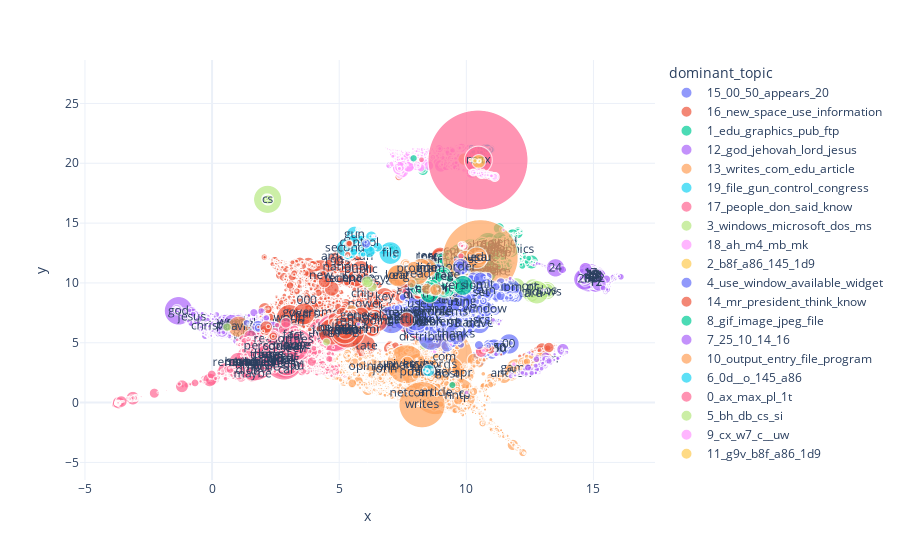

Notebook source saved alongside this figure:
### Markdown cell above
It would also be useful to see how the different words relate to each other.

### Code cell
from topicwizard.figures import word_map

word_map(corpus, pipeline=pipeline)

### Figure 1 — Plotly figure (JSON) as saved in the notebook; plotly's stock layout.template omitted (floating-point values rounded to 4 significant figures; data arrays with more than 128 entries replaced by an {"elided": "..."} marker saying what was removed)
{"data": [{"customdata": {"elided": "366x2 str values"}, "hovertemplate": "dominant_topic=15_00_50_appears_20<br>frequency=%{marker.size}<br>word=%{customdata[0]}<extra></extra>", "legendgroup": "15_00_50_appears_20", "marker": {"color": "#636efa", "size": {"elided": "366 int values"}, "sizemode": "area", "sizeref": 6.242, "symbol": "circle"}, "mode": "markers+text", "name": "15_00_50_appears_20", "showlegend": true, "text": {"elided": "366 str values"}, "type": "scattergl", "x": {"elided": "366 float values"}, "xaxis": "x", "y": {"elided": "366 float values"}, "yaxis": "y"}, {"customdata": {"elided": "4059x2 str values"}, "hovertemplate": "dominant_topic=16_new_space_use_information<br>frequency=%{marker.size}<br>word=%{customdata[0]}<extra></extra>", "legendgroup": "16_new_space_use_information", "marker": {"color": "#EF553B", "size": {"elided": "4059 int values"}, "sizemode": "area", "sizeref": 6.242, "symbol": "circle"}, "mode": "markers+text", "name": "16_new_space_use_information", "showlegend": true, "text": {"elided": "4059 str values"}, "type": "scattergl", "x": {"elided": "4059 float values"}, "xaxis": "x", "y": {"elided": "4059 float values"}, "yaxis": "y"}, {"customdata": {"elided": "1681x2 str values"}, "hovertemplate": "dominant_topic=1_edu_graphics_pub_ftp<br>frequency=%{marker.size}<br>word=%{customdata[0]}<extra></extra>", "legendgroup": "1_edu_graphics_pub_ftp", "marker": {"color": "#00cc96", "size": {"elided": "1681 int values"}, "sizemode": "area", "sizeref": 6.242, "symbol": "circle"}, "mode": "markers+text", "name": "1_edu_graphics_pub_ftp", "showlegend": true, "text": {"elided": "1681 str values"}, "type": "scattergl", "x": {"elided": "1681 float values"}, "xaxis": "x", "y": {"elided": "1681 float values"}, "yaxis": "y"}, {"customdata": {"elided": "1436x2 str values"}, "hovertemplate": "dominant_topic=12_god_jehovah_lord_jesus<br>frequency=%{marker.size}<br>word=%{customdata[0]}<extra></extra>", "legendgroup": "12_god_jehovah_lord_jesus", "marker": {"color": "#ab63fa", "size": {"elided": "1436 int values"}, "sizemode": "area", "sizeref": 6.242, "symbol": "circle"}, "mode": "markers+text", "name": "12_god_jehovah_lord_jesus", "showlegend": true, "text": {"elided": "1436 str values"}, "type": "scattergl", "x": {"elided": "1436 float values"}, "xaxis": "x", "y": {"elided": "1436 float values"}, "yaxis": "y"}, {"customdata": {"elided": "4425x2 str values"}, "hovertemplate": "dominant_topic=13_writes_com_edu_article<br>frequency=%{marker.size}<br>word=%{customdata[0]}<extra></extra>", "legendgroup": "13_writes_com_edu_article", "marker": {"color": "#FFA15A", "size": {"elided": "4425 int values"}, "sizemode": "area", "sizeref": 6.242, "symbol": "circle"}, "mode": "markers+text", "name": "13_writes_com_edu_article", "showlegend": true, "text": {"elided": "4425 str values"}, "type": "scattergl", "x": {"elided": "4425 float values"}, "xaxis": "x", "y": {"elided": "4425 float values"}, "yaxis": "y"}, {"customdata": {"elided": "534x2 str values"}, "hovertemplate": "dominant_topic=19_file_gun_control_congress<br>frequency=%{marker.size}<br>word=%{customdata[0]}<extra></extra>", "legendgroup": "19_file_gun_control_congress", "marker": {"color": "#19d3f3", "size": {"elided": "534 int values"}, "sizemode": "area", "sizeref": 6.242, "symbol": "circle"}, "mode": "markers+text", "name": "19_file_gun_control_congress", "showlegend": true, "text": {"elided": "534 str values"}, "type": "scattergl", "x": {"elided": "534 float values"}, "xaxis": "x", "y": {"elided": "534 float values"}, "yaxis": "y"}, {"customdata": {"elided": "2656x2 str values"}, "hovertemplate": "dominant_topic=17_people_don_said_know<br>frequency=%{marker.size}<br>word=%{customdata[0]}<extra></extra>", "legendgroup": "17_people_don_said_know", "marker": {"color": "#FF6692", "size": {"elided": "2656 int values"}, "sizemode": "area", "sizeref": 6.242, "symbol": "circle"}, "mode": "markers+text", "name": "17_people_don_said_know", "showlegend": true, "text": {"elided": "2656 str values"}, "type": "scattergl", "x": {"elided": "2656 float values"}, "xaxis": "x", "y": {"elided": "2656 float values"}, "yaxis": "y"}, {"customdata": {"elided": "287x2 str values"}, "hovertemplate": "dominant_topic=3_windows_microsoft_dos_ms<br>frequency=%{marker.size}<br>word=%{customdata[0]}<extra></extra>", "legendgroup": "3_windows_microsoft_dos_ms", "marker": {"color": "#B6E880", "size": {"elided": "287 int values"}, "sizemode": "area", "sizeref": 6.242, "symbol": "circle"}, "mode": "markers+text", "name": "3_windows_microsoft_dos_ms", "showlegend": true, "text": {"elided": "287 str values"}, "type": "scattergl", "x": {"elided": "287 float values"}, "xaxis": "x", "y": {"elided": "287 float values"}, "yaxis": "y"}, {"customdata": {"elided": "1143x2 str values"}, "hovertemplate": "dominant_topic=18_ah_m4_mb_mk<br>frequency=%{marker.size}<br>word=%{customdata[0]}<extra></extra>", "legendgroup": "18_ah_m4_mb_mk", "marker": {"color": "#FF97FF", "size": {"elided": "1143 int values"}, "sizemode": "area", "sizeref": 6.242, "symbol": "circle"}, "mode": "markers+text", "name": "18_ah_m4_mb_mk", "showlegend": true, "text": {"elided": "1143 str values"}, "type": "scattergl", "x": {"elided": "1143 float values"}, "xaxis": "x", "y": {"elided": "1143 float values"}, "yaxis": "y"}, {"customdata": {"elided": "100x2 str values"}, "hovertemplate": "dominant_topic=2_b8f_a86_145_1d9<br>frequency=%{marker.size}<br>word=%{customdata[0]}<extra></extra>", "legendgroup": "2_b8f_a86_145_1d9", "marker": {"color": "#FECB52", "size": [12, 790, 10, 97, 600, 1023, 83, 713, 93, 102, 69, 545, 49, 68, 355, 46, 639, 147, 167, 31, 36, 25, 198, 12, 41, 28, 86, 298, 104, 52, 13, 109, 21, 28, 75, 32, 242, 1040, 1156, 473, 61, 134, 16, 250, 19, 100, 32, 97, 65, 38, 26, 139, 60, 78, 433, 25, 257, 80, 130, 24, 197, 307, 41, 54, 134, 151, 52, 235, 27, 55, 36, 23, 44, 29, 112, 38, 78, 62, 889, 75, 103, 127, 56, 24, 288, 980, 437, 158, 42, 46, 89, 18, 77, 53, 55, 464, 45, 189, 82, 51], "sizemode": "area", "sizeref": 6.242, "symbol": "circle"}, "mode": "markers+text", "name": "2_b8f_a86_145_1d9", "showlegend": true, "text": ["", "", "", "", "", "", "", "", "", "", "", "", "", "", "", "", "", "", "", "", "", "", "", "", "", "", "", "", "", "", "", "", "", "", "", "", "", "", "", "", "", "", "", "", "", "", "", "", "", "", "", "", "", "", "", "", "", "", "", "", "", "", "", "", "", "", "", "", "", "", "", "", "", "", "", "", "", "", "", "", "", "", "", "", "", "", "", "", "", "", "", "", "", "", "", "", "", "", "", ""], "type": "scattergl", "x": [10.69, 10.36, 10.62, 10.08, 10.64, 10.63, 10.69, 10.6, 10.6, 10.6, 10.6, 10.67, 9.947, 10.09, 10.72, 10.72, 10.55, 10.57, 10.54, 10.7, 10.43, 9.689, 10.04, 10.65, 10.7, 10.36, 10.7, 10.7, 10.7, 10.05, 10.69, 10.54, 10.64, 10.17, 10.63, 10.63, 10.58, 10.59, 10.6, 10.65, 10.7, 10.57, 10.68, 10.69, 10.61, 10.4, 10.72, 10.24, 10.69, 10.56, 10.57, 10.58, 10.6, 10.7, 10.68, 10.55, 10.53, 10.1, 10.16, 10.69, 10.3, 10.68, 10.58, 10.11, 10.26, 9.984, 10.66, 10.12, 10.59, 10.57, 10.21, 10.07, 10.71, 12.73, 10.57, 10.56, 10.72, 10.69, 10.65, 10.01, 10.51, 10.69, 10.11, 10.66, 10.45, 9.922, 10.16, 10.41, 10.64, 10.67, 10.19, 10.38, 10.66, 10.16, 10.05, 10.61, 10.32, 10.68, 10.69, 10.3], "xaxis": "x", "y": [20.34, 20.4, 20.3, 20.37, 20.46, 20.53, 20.37, 20.29, 20.3, 20.28, 20.29, 20.35, 20.35, 20.36, 20.35, 20.31, 20.6, 20.29, 20.42, 20.34, 20.4, 20.29, 20.36, 20.34, 20.37, 20.4, 20.34, 20.35, 20.35, 20.35, 20.37, 20.28, 20.31, 20.3, 20.32, 20.57, 20.38, 20.34, 20.3, 20.39, 20.36, 20.23, 20.34, 20.34, 20.31, 20.23, 20.39, 20.3, 20.36, 20.24, 20.29, 20.32, 20.39, 20.37, 20.35, 20.22, 20.25, 20.35, 20.37, 20.35, 20.35, 20.36, 20.23, 20.36, 20.32, 20.21, 20.37, 20.34, 20.34, 20.28, 20.36, 20.35, 20.33, 3.051, 20.25, 20.24, 20.37, 20.34, 20.34, 20.4, 20.32, 20.36, 20.36, 20.34, 20.37, 20.35, 20.36, 20.26, 20.3, 20.34, 20.27, 20.29, 20.33, 20.72, 20.38, 20.32, 20.25, 19.28, 20.36, 20.33], "yaxis": "y"}, {"customdata": {"elided": "2014x2 str values"}, "hovertemplate": "dominant_topic=4_use_window_available_widget<br>frequency=%{marker.size}<br>word=%{customdata[0]}<extra></extra>", "legendgroup": "4_use_window_available_widget", "marker": {"color": "#636efa", "size": {"elided": "2014 int values"}, "sizemode": "area", "sizeref": 6.242, "symbol": "circle"}, "mode": "markers+text", "name": "4_use_window_available_widget", "showlegend": true, "text": {"elided": "2014 str values"}, "type": "scattergl", "x": {"elided": "2014 float values"}, "xaxis": "x", "y": {"elided": "2014 float values"}, "yaxis": "y"}, {"customdata": {"elided": "684x2 str values"}, "hovertemplate": "dominant_topic=14_mr_president_think_know<br>frequency=%{marker.size}<br>word=%{customdata[0]}<extra></extra>", "legendgroup": "14_mr_president_think_know", "marker": {"color": "#EF553B", "size": {"elided": "684 int values"}, "sizemode": "area", "sizeref": 6.242, "symbol": "circle"}, "mode": "markers+text", "name": "14_mr_president_think_know", "showlegend": true, "text": {"elided": "684 str values"}, "type": "scattergl", "x": {"elided": "684 float values"}, "xaxis": "x", "y": {"elided": "684 float values"}, "yaxis": "y"}, {"customdata": {"elided": "534x2 str values"}, "hovertemplate": "dominant_topic=8_gif_image_jpeg_file<br>frequency=%{marker.size}<br>word=%{customdata[0]}<extra></extra>", "legendgroup": "8_gif_image_jpeg_file", "marker": {"color": "#00cc96", "size": {"elided": "534 int values"}, "sizemode": "area", "sizeref": 6.242, "symbol": "circle"}, "mode": "markers+text", "name": "8_gif_image_jpeg_file", "showlegend": true, "text": {"elided": "534 str values"}, "type": "scattergl", "x": {"elided": "534 float values"}, "xaxis": "x", "y": {"elided": "534 float values"}, "yaxis": "y"}, {"customdata": {"elided": "835x2 str values"}, "hovertemplate": "dominant_topic=7_25_10_14_16<br>frequency=%{marker.size}<br>word=%{customdata[0]}<extra></extra>", "legendgroup": "7_25_10_14_16", "marker": {"color": "#ab63fa", "size": {"elided": "835 int values"}, "sizemode": "area", "sizeref": 6.242, "symbol": "circle"}, "mode": "markers+text", "name": "7_25_10_14_16", "showlegend": true, "text": {"elided": "835 str values"}, "type": "scattergl", "x": {"elided": "835 float values"}, "xaxis": "x", "y": {"elided": "835 float values"}, "yaxis": "y"}, {"customdata": {"elided": "275x2 str values"}, "hovertemplate": "dominant_topic=10_output_entry_file_program<br>frequency=%{marker.size}<br>word=%{customdata[0]}<extra></extra>", "legendgroup": "10_output_entry_file_program", "marker": {"color": "#FFA15A", "size": {"elided": "275 int values"}, "sizemode": "area", "sizeref": 6.242, "symbol": "circle"}, "mode": "markers+text", "name": "10_output_entry_file_program", "showlegend": true, "text": {"elided": "275 str values"}, "type": "scattergl", "x": {"elided": "275 float values"}, "xaxis": "x", "y": {"elided": "275 float values"}, "yaxis": "y"}, {"customdata": {"elided": "118x2 str values"}, "hovertemplate": "dominant_topic=6_0d__o_145_a86<br>frequency=%{marker.size}<br>word=%{customdata[0]}<extra></extra>", "legendgroup": "6_0d__o_145_a86", "marker": {"color": "#19d3f3", "size": [709, 112, 141, 91, 138, 155, 15, 86, 30, 65, 39, 30, 35, 31, 1066, 142, 533, 58, 21, 861, 20, 56, 89, 130, 35, 23, 43, 19, 125, 319, 35, 95, 114, 303, 25, 12, 11, 38, 529, 15, 41, 27, 42, 11, 17, 74, 26, 165, 19, 29, 73, 44, 320, 59, 48, 144, 35, 44, 30, 177, 11, 51, 59, 174, 139, 268, 27, 155, 33, 11, 59, 11, 28, 59, 194, 281, 12, 44, 38, 121, 44, 84, 31, 113, 112, 11, 23, 15, 137, 31, 102, 70, 163, 41, 259, 35, 49, 28, 188, 44, 67, 120, 162, 32, 197, 18, 17, 153, 21, 171, 125, 170, 76, 102, 93, 35, 61, 33], "sizemode": "area", "sizeref": 6.242, "symbol": "circle"}, "mode": "markers+text", "name": "6_0d__o_145_a86", "showlegend": true, "text": ["", "", "", "", "", "", "", "", "", "", "", "", "", "", "", "", "", "", "", "", "", "", "", "", "", "", "", "", "", "", "", "", "", "", "", "", "", "", "", "", "", "", "", "", "", "", "", "", "", "", "", "", "", "", "", "", "", "", "", "", "", "", "", "", "", "", "", "", "", "", "", "", "", "", "", "", "", "", "", "", "", "", "", "", "", "", "", "", "", "", "", "", "", "", "", "", "", "", "", "", "", "", "", "", "", "", "", "", "", "", "", "", "", "", "", "", "", ""], "type": "scattergl", "x": [10.93, 10.93, 10.66, 10.9, 10.94, 10.83, 10.84, 10.94, 10.46, 10.26, 10.19, 10.53, 10.92, 10.92, 10.77, 10.82, 10.64, 10.71, 10.84, 10.84, 10.73, 10.55, 10.22, 10.28, 10.83, 10.64, 10.92, 10.93, 10.52, 10.85, 10.49, 10.91, 10.93, 10.77, 10.92, 10.93, 10.95, 10.91, 10.62, 10.91, 10.39, 10.27, 10.24, 10.84, 10.91, 10.38, 10.89, 10.68, 10.83, 10.88, 10.3, 10.69, 10.96, 10.53, 10.75, 10.8, 10.48, 10.39, 10.93, 10.35, 10.94, 10.72, 10.25, 10.39, 10.76, 10.72, 10.8, 10.35, 10.46, 10.92, 10.17, 10.93, 10.93, 10.58, 10.38, 10.27, 10.92, 10.5, 10.33, 10.27, 10.15, 10.68, 10.36, 10.7, 10.7, 10.76, 10.87, 10.33, 10.67, 10.58, 10.71, 10.81, 10.27, 10.92, 10.2, 10.33, 10.61, 10.47, 10.51, 10.21, 10.66, 10.6, 10.83, 10.28, 10.53, 10.48, 10.42, 10.63, 10.92, 10.75, 10.6, 10.64, 10.32, 10.92, 10.82, 10.35, 10.48, 10.35], "xaxis": "x", "y": [21.15, 21.16, 21.23, 21.14, 21.17, 20.94, 20.97, 21.18, 21.3, 21.31, 21.3, 21.23, 21.16, 21.15, 21.12, 20.88, 20.83, 21.21, 21.12, 21.11, 21.22, 21.23, 20.94, 21.32, 21.14, 21.24, 21.16, 21.16, 21.0, 21.09, 21.29, 21.15, 21.15, 20.97, 21.15, 21.15, 21.13, 21.15, 21.01, 21.18, 21.3, 21.3, 21.28, 21.17, 21.12, 21.31, 21.14, 21.2, 21.16, 21.16, 21.07, 21.22, 21.14, 21.27, 21.19, 21.02, 21.28, 21.3, 21.15, 21.29, 21.15, 21.21, 21.28, 21.3, 21.19, 19.93, 20.85, 21.31, 21.3, 21.15, 20.82, 21.15, 21.14, 21.27, 21.28, 21.32, 21.15, 21.28, 21.34, 21.3, 21.23, 21.24, 21.3, 21.2, 21.2, 21.19, 21.16, 21.29, 21.22, 21.27, 21.21, 21.13, 20.96, 21.15, 21.33, 21.31, 21.29, 21.29, 20.98, 21.3, 21.23, 21.03, 21.02, 21.25, 21.26, 21.26, 21.27, 21.24, 21.15, 21.1, 20.92, 19.73, 21.3, 21.15, 21.06, 21.28, 21.27, 21.31], "yaxis": "y"}, {"customdata": [["0qax", ""], ["9l3", ""], ["ax", "ax"], ["bdm", ""], ["max", "max"], ["qq", ""], ["v9fq", ""]], "hovertemplate": "dominant_topic=0_ax_max_pl_1t<br>frequency=%{marker.size}<br>word=%{customdata[0]}<extra></extra>", "legendgroup": "0_ax_max_pl_1t", "marker": {"color": "#FF6692", "size": [49, 44, 62416, 26, 4806, 209, 51], "sizemode": "area", "sizeref": 6.242, "symbol": "circle"}, "mode": "markers+text", "name": "0_ax_max_pl_1t", "showlegend": true, "text": ["", "", "ax", "", "max", "", ""], "type": "scattergl", "x": [10.54, 10.57, 10.46, 8.021, 10.47, 8.236, 10.65], "xaxis": "x", "y": [20.28, 20.27, 20.27, 20.11, 20.27, 20.3, 20.34], "yaxis": "y"}, {"customdata": [["1100", ""], ["al", ""], ["asm", ""], ["assembled", ""], ["bh", ""], ["bits", ""], ["bl", ""], ["bouncing", ""], ["bx", ""], ["byte", ""], ["cellular", ""], ["cmp", ""], ["collisions", ""], ["cs", "cs"], ["db", ""], ["decoding", ""], ["decrypted", ""], ["decryption", ""], ["destination", ""], ["di", ""], ["east", ""], ["ensures", ""], ["evolution", ""], ["evolve", ""], ["flipped", ""], ["gas", ""], ["loop", ""], ["lower", ""], ["moving", ""], ["msg", ""], ["offset", ""], ["particle", ""], ["pop", ""], ["push", ""], ["reflection", ""], ["ret", ""], ["reversal", ""], ["reverse", ""], ["reversed", ""], ["segment", ""], ["si", ""], ["simulated", ""], ["sol1", ""], ["unchanged", ""], ["w20", ""], ["west", ""], ["xor", ""]], "hovertemplate": "dominant_topic=5_bh_db_cs_si<br>frequency=%{marker.size}<br>word=%{customdata[0]}<extra></extra>", "legendgroup": "5_bh_db_cs_si", "marker": {"color": "#B6E880", "size": [48, 852, 20, 59, 260, 550, 82, 26, 76, 221, 181, 24, 24, 4952, 707, 25, 34, 59, 40, 119, 767, 15, 139, 41, 13, 692, 173, 452, 346, 388, 81, 62, 189, 217, 41, 28, 21, 180, 35, 63, 264, 17, 72, 17, 11, 550, 69], "sizemode": "area", "sizeref": 6.242, "symbol": "circle"}, "mode": "markers+text", "name": "5_bh_db_cs_si", "showlegend": true, "text": ["", "", "", "", "", "", "", "", "", "", "", "", "", "cs", "", "", "", "", "", "", "", "", "", "", "", "", "", "", "", "", "", "", "", "", "", "", "", "", "", "", "", "", "", "", "", "", ""], "type": "scattergl", "x": [2.2, 2.156, 2.123, 2.16, 2.151, 2.162, 2.157, 2.182, 2.131, 2.164, 2.184, 2.158, 2.178, 2.185, 2.16, 2.176, 2.177, 2.176, 2.2, 2.119, 2.184, 2.167, 2.167, 2.168, 2.159, 2.209, 2.164, 2.177, 2.176, 4.501, 2.162, 2.128, 2.167, 2.159, 2.168, 2.164, 2.161, 2.181, 2.174, 2.18, 2.149, 2.164, 2.165, 2.172, 2.147, 2.196, 2.167], "xaxis": "x", "y": [16.97, 17.01, 17.04, 17.01, 17.02, 17.0, 17.01, 16.99, 17.03, 17.0, 16.97, 17.01, 16.98, 16.98, 17.01, 16.99, 16.98, 16.98, 16.97, 17.05, 16.98, 17.0, 17.0, 17.0, 17.01, 16.95, 17.0, 16.99, 16.98, 5.059, 17.0, 17.04, 17.0, 17.01, 17.0, 17.0, 17.0, 16.99, 16.99, 16.98, 17.02, 17.0, 17.0, 17.0, 17.02, 16.97, 17.0], "yaxis": "y"}, {"customdata": {"elided": "144x2 str values"}, "hovertemplate": "dominant_topic=9_cx_w7_c__uw<br>frequency=%{marker.size}<br>word=%{customdata[0]}<extra></extra>", "legendgroup": "9_cx_w7_c__uw", "marker": {"color": "#FF97FF", "size": {"elided": "144 int values"}, "sizemode": "area", "sizeref": 6.242, "symbol": "circle"}, "mode": "markers+text", "name": "9_cx_w7_c__uw", "showlegend": true, "text": {"elided": "144 str values"}, "type": "scattergl", "x": {"elided": "144 float values"}, "xaxis": "x", "y": {"elided": "144 float values"}, "yaxis": "y"}, {"customdata": [["1fp", ""], ["1z4", ""], ["2tg", ""], ["5g", ""], ["625", ""], ["7klj", ""], ["956", ""], ["b8e", ""], ["g4", ""], ["g9v", ""], ["lg", ""], ["mas", ""], ["ne1", ""], ["r8f", ""], ["sw2", ""], ["u3l", ""], ["yf9", ""]], "hovertemplate": "dominant_topic=11_g9v_b8f_a86_1d9<br>frequency=%{marker.size}<br>word=%{customdata[0]}<extra></extra>", "legendgroup": "11_g9v_b8f_a86_1d9", "marker": {"color": "#FECB52", "size": [18, 52, 45, 71, 31, 48, 21, 109, 41, 1204, 119, 51, 48, 90, 17, 46, 47], "sizemode": "area", "sizeref": 6.242, "symbol": "circle"}, "mode": "markers+text", "name": "11_g9v_b8f_a86_1d9", "showlegend": true, "text": ["", "", "", "", "", "", "", "", "", "", "", "", "", "", "", "", ""], "type": "scattergl", "x": [10.41, 10.48, 10.48, 10.19, 10.47, 10.51, 10.49, 10.52, 10.14, 10.49, 10.34, 10.48, 10.5, 10.51, 10.48, 10.5, 10.51], "xaxis": "x", "y": [20.22, 20.17, 20.14, 20.27, 20.14, 20.19, 20.12, 20.19, 20.28, 20.15, 20.2, 20.14, 20.15, 20.2, 20.14, 20.13, 20.19], "yaxis": "y"}], "layout": {"legend": {"itemsizing": "constant", "title": {"text": "dominant_topic"}, "tracegroupgap": 0}, "margin": {"t": 60}, "xaxis": {"anchor": "y", "domain": [0, 1], "title": {"text": "x"}}, "yaxis": {"anchor": "x", "domain": [0, 1], "title": {"text": "y"}}}}
